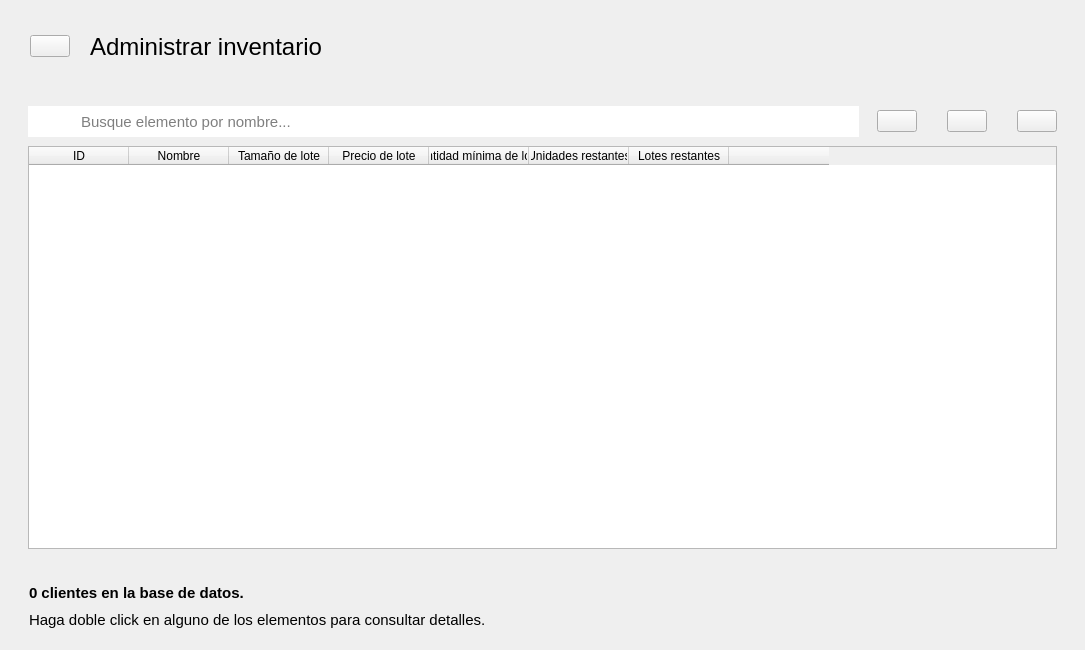
<?xml version="1.0" encoding="UTF-8"?>
<ui version="4.0">
 <class>AdministrarInventario</class>
 <widget class="QWidget" name="AdministrarInventario">
  <property name="geometry">
   <rect>
    <x>0</x>
    <y>0</y>
    <width>1085</width>
    <height>650</height>
   </rect>
  </property>
  <property name="windowTitle">
   <string>Form</string>
  </property>
  <layout class="QVBoxLayout" name="verticalLayout">
   <item alignment="Qt::AlignLeft">
    <widget class="QFrame" name="frame">
     <property name="font">
      <font>
       <family>Segoe UI</family>
      </font>
     </property>
     <property name="frameShadow">
      <enum>QFrame::Raised</enum>
     </property>
     <layout class="QHBoxLayout" name="horizontalLayout">
      <property name="spacing">
       <number>20</number>
      </property>
      <property name="leftMargin">
       <number>19</number>
      </property>
      <property name="topMargin">
       <number>15</number>
      </property>
      <property name="rightMargin">
       <number>19</number>
      </property>
      <property name="bottomMargin">
       <number>15</number>
      </property>
      <item>
       <widget class="ClickableIcon" name="btRegresar">
        <property name="icon">
         <iconset resource="../resources.qrc">
          <normaloff>:/img/resources/images/leftarrow.png</normaloff>:/img/resources/images/leftarrow.png</iconset>
        </property>
        <property name="iconSize">
         <size>
          <width>40</width>
          <height>40</height>
         </size>
        </property>
       </widget>
      </item>
      <item>
       <widget class="QLabel" name="lbTitulo">
        <property name="minimumSize">
         <size>
          <width>211</width>
          <height>41</height>
         </size>
        </property>
        <property name="font">
         <font>
          <family>Segoe UI</family>
          <pointsize>18</pointsize>
         </font>
        </property>
        <property name="text">
         <string>Administrar inventario</string>
        </property>
       </widget>
      </item>
     </layout>
    </widget>
   </item>
   <item>
    <widget class="QFrame" name="frame_3">
     <property name="sizePolicy">
      <sizepolicy hsizetype="Expanding" vsizetype="Expanding">
       <horstretch>0</horstretch>
       <verstretch>0</verstretch>
      </sizepolicy>
     </property>
     <property name="font">
      <font>
       <family>Segoe UI</family>
      </font>
     </property>
     <property name="frameShadow">
      <enum>QFrame::Raised</enum>
     </property>
     <layout class="QVBoxLayout" name="verticalLayout_3">
      <property name="spacing">
       <number>0</number>
      </property>
      <property name="leftMargin">
       <number>8</number>
      </property>
      <property name="rightMargin">
       <number>8</number>
      </property>
      <item alignment="Qt::AlignTop">
       <widget class="QFrame" name="frame_2">
        <property name="font">
         <font>
          <family>Segoe UI</family>
         </font>
        </property>
        <property name="frameShadow">
         <enum>QFrame::Raised</enum>
        </property>
        <layout class="QHBoxLayout" name="horizontalLayout_2">
         <property name="spacing">
          <number>0</number>
         </property>
         <property name="leftMargin">
          <number>0</number>
         </property>
         <property name="topMargin">
          <number>0</number>
         </property>
         <property name="rightMargin">
          <number>0</number>
         </property>
         <property name="bottomMargin">
          <number>0</number>
         </property>
         <item>
          <widget class="QFrame" name="frame_5">
           <property name="font">
            <font>
             <family>Segoe UI</family>
            </font>
           </property>
           <property name="frameShadow">
            <enum>QFrame::Raised</enum>
           </property>
           <layout class="QHBoxLayout" name="horizontalLayout_5">
            <property name="spacing">
             <number>0</number>
            </property>
            <item>
             <widget class="QLabel" name="label_2">
              <property name="minimumSize">
               <size>
                <width>51</width>
                <height>31</height>
               </size>
              </property>
              <property name="maximumSize">
               <size>
                <width>51</width>
                <height>31</height>
               </size>
              </property>
              <property name="font">
               <font>
                <family>Segoe UI</family>
               </font>
              </property>
              <property name="styleSheet">
               <string notr="true">image: url(:/img/resources/images/magnifier.png);
background-color: rgb(255, 255, 255);</string>
              </property>
              <property name="text">
               <string/>
              </property>
             </widget>
            </item>
            <item>
             <widget class="QLineEdit" name="searchBar">
              <property name="minimumSize">
               <size>
                <width>481</width>
                <height>31</height>
               </size>
              </property>
              <property name="font">
               <font>
                <family>Segoe UI</family>
                <pointsize>11</pointsize>
               </font>
              </property>
              <property name="frame">
               <bool>false</bool>
              </property>
              <property name="placeholderText">
               <string>Busque elemento por nombre...</string>
              </property>
             </widget>
            </item>
           </layout>
          </widget>
         </item>
         <item>
          <widget class="QFrame" name="frame_6">
           <property name="font">
            <font>
             <family>Segoe UI</family>
            </font>
           </property>
           <property name="frameShadow">
            <enum>QFrame::Raised</enum>
           </property>
           <layout class="QHBoxLayout" name="horizontalLayout_3">
            <property name="spacing">
             <number>30</number>
            </property>
            <item>
             <widget class="ClickableIcon" name="btAgregar">
              <property name="icon">
               <iconset resource="../resources.qrc">
                <normaloff>:/img/resources/images/plus.png</normaloff>:/img/resources/images/plus.png</iconset>
              </property>
              <property name="iconSize">
               <size>
                <width>40</width>
                <height>40</height>
               </size>
              </property>
             </widget>
            </item>
            <item>
             <widget class="ClickableIcon" name="btEditar">
              <property name="icon">
               <iconset resource="../resources.qrc">
                <normaloff>:/img/resources/images/edit.png</normaloff>:/img/resources/images/edit.png</iconset>
              </property>
              <property name="iconSize">
               <size>
                <width>40</width>
                <height>40</height>
               </size>
              </property>
             </widget>
            </item>
            <item>
             <widget class="ClickableIcon" name="btEliminar">
              <property name="icon">
               <iconset resource="../resources.qrc">
                <normaloff>:/img/resources/images/trash.png</normaloff>:/img/resources/images/trash.png</iconset>
              </property>
              <property name="iconSize">
               <size>
                <width>40</width>
                <height>40</height>
               </size>
              </property>
             </widget>
            </item>
           </layout>
          </widget>
         </item>
        </layout>
       </widget>
      </item>
      <item>
       <widget class="QFrame" name="frame_7">
        <property name="font">
         <font>
          <family>Segoe UI</family>
         </font>
        </property>
        <property name="frameShadow">
         <enum>QFrame::Raised</enum>
        </property>
        <layout class="QHBoxLayout" name="horizontalLayout_4">
         <property name="spacing">
          <number>0</number>
         </property>
         <property name="topMargin">
          <number>0</number>
         </property>
         <item>
          <widget class="TablaDatos" name="tabla_inventario">
           <column>
            <property name="text">
             <string>ID</string>
            </property>
           </column>
           <column>
            <property name="text">
             <string>Nombre</string>
            </property>
           </column>
           <column>
            <property name="text">
             <string>Tamaño de lote</string>
            </property>
           </column>
           <column>
            <property name="text">
             <string>Precio de lote</string>
            </property>
           </column>
           <column>
            <property name="text">
             <string>Cantidad mínima de lotes</string>
            </property>
           </column>
           <column>
            <property name="text">
             <string>Unidades restantes</string>
            </property>
           </column>
           <column>
            <property name="text">
             <string>Lotes restantes</string>
            </property>
           </column>
           <column>
            <property name="text">
             <string/>
            </property>
           </column>
          </widget>
         </item>
        </layout>
       </widget>
      </item>
     </layout>
    </widget>
   </item>
   <item>
    <widget class="QFrame" name="frame_4">
     <property name="font">
      <font>
       <family>Segoe UI</family>
      </font>
     </property>
     <property name="frameShadow">
      <enum>QFrame::Raised</enum>
     </property>
     <layout class="QHBoxLayout" name="horizontalLayout_6">
      <property name="topMargin">
       <number>0</number>
      </property>
      <property name="bottomMargin">
       <number>0</number>
      </property>
      <item>
       <widget class="QFrame" name="frame_8">
        <property name="font">
         <font>
          <family>Segoe UI</family>
         </font>
        </property>
        <property name="styleSheet">
         <string notr="true">QFrame { border: none; }</string>
        </property>
        <property name="frameShape">
         <enum>QFrame::StyledPanel</enum>
        </property>
        <property name="frameShadow">
         <enum>QFrame::Raised</enum>
        </property>
        <layout class="QVBoxLayout" name="verticalLayout_2">
         <item>
          <widget class="QLabel" name="lbContador">
           <property name="minimumSize">
            <size>
             <width>271</width>
             <height>21</height>
            </size>
           </property>
           <property name="font">
            <font>
             <family>Segoe UI</family>
             <pointsize>11</pointsize>
             <bold>true</bold>
            </font>
           </property>
           <property name="text">
            <string>0 clientes en la base de datos.</string>
           </property>
          </widget>
         </item>
         <item>
          <widget class="QLabel" name="label_3">
           <property name="minimumSize">
            <size>
             <width>561</width>
             <height>21</height>
            </size>
           </property>
           <property name="font">
            <font>
             <family>Segoe UI</family>
             <pointsize>11</pointsize>
             <bold>false</bold>
            </font>
           </property>
           <property name="text">
            <string>Haga doble click en alguno de los elementos para consultar detalles.</string>
           </property>
          </widget>
         </item>
        </layout>
       </widget>
      </item>
     </layout>
    </widget>
   </item>
  </layout>
 </widget>
 <customwidgets>
  <customwidget>
   <class>TablaDatos</class>
   <extends>QTableWidget</extends>
   <header>utils.mywidgets.h</header>
  </customwidget>
  <customwidget>
   <class>ClickableIcon</class>
   <extends>QPushButton</extends>
   <header>utils.mywidgets.h</header>
  </customwidget>
 </customwidgets>
 <resources>
  <include location="../resources.qrc"/>
 </resources>
 <connections/>
</ui>
